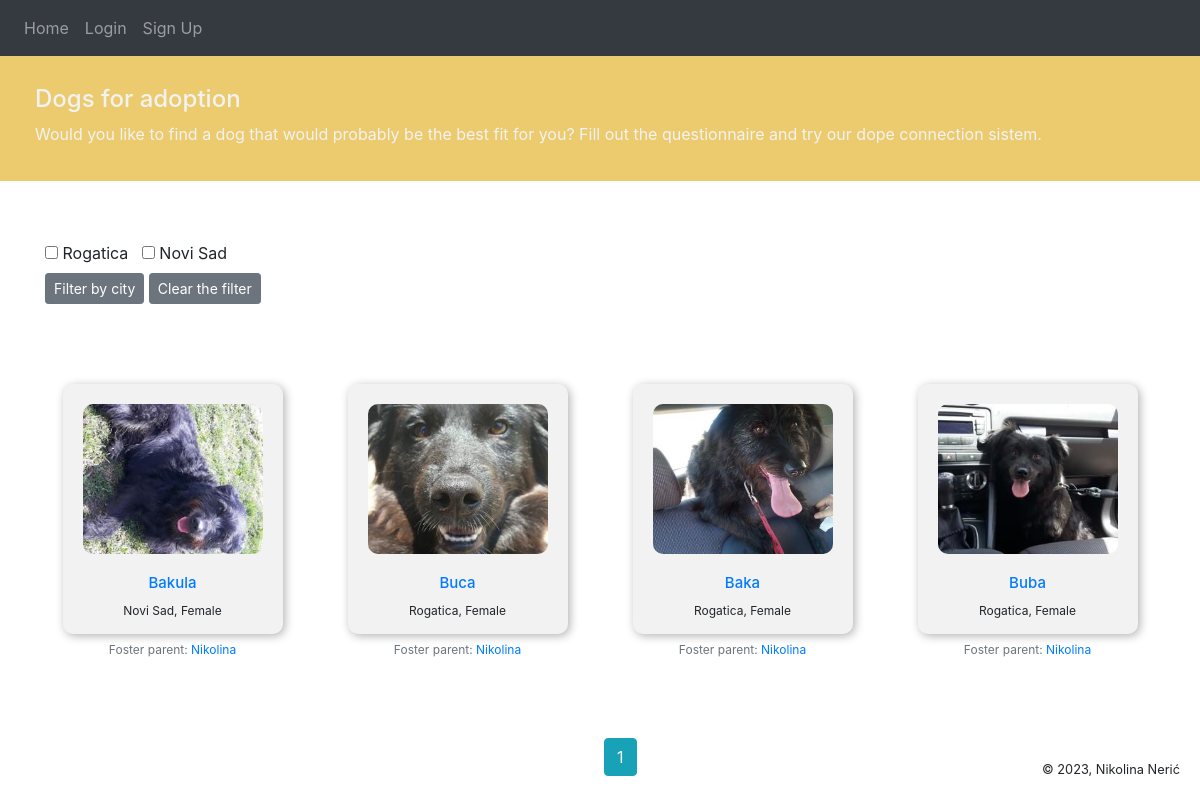
The page /home on the database its author committed.
### website/models.py (models this page shows, shortened)
class Post(db.Model):
    id = db.Column(db.Integer, primary_key = True)
    title = db.Column(db.String(150))
    gender = db.Column(db.String(150))
    city = db.Column(db.String(150))
    data = db.Column(db.String(10000))
    image_file = db.Column(db.String(150), nullable=False)
    date_posted = db.Column(db.DateTime(timezone = True), default = func.now())
    user_id = db.Column(db.Integer, db.ForeignKey('user.id'))
    dog_info = db.relationship('DogInfo', backref = 'user', uselist = False)

class User(db.Model, UserMixin):
    id = db.Column(db.Integer, primary_key = True)
    email = db.Column(db.String(150), unique = True)
    password = db.Column(db.String(150))
    first_name = db.Column(db.String(150))
    image_file = db.Column(db.String(150), nullable=False, default='default.jpg')
    posts = db.relationship('Post', backref ='author', lazy = True)
    user_info = db.relationship('UserInfo', backref = 'info', uselist = False)

### website/views.py (the view)
def home(page = 1):
    page = request.args.get('page', 1, type=int)
    posts = Post.query.order_by(Post.date_posted.desc()).paginate(page=page, per_page=10)
    cities = set()
    for post in session.query(Post.city).distinct():
        cities.add(post.city)
    print(cities)
    chosen_cities=[]
    if request.method=="POST":
        chosen_cities = request.form.getlist('city')
        posts = Post.query.filter(case(('all' not in chosen_cities, Post.city.in_(chosen_cities)), else_= True)).order_by(Post.date_posted.desc()).paginate(page=page, per_page=10)
    return render_template("home.html", user = current_user, posts = posts, cities = cities, chosen_cities = chosen_cities)

### website/templates/home.html (shortened to what this page needs)
{% extends "base.html" %} {% block title %}Dogs{% endblock %} {% block content
    %}
    <div class ="colored-strip" >
      <h4 text-align = "center">Dogs for adoption</h4>
      <h7 text-align = "center">Would you like to find a dog that would probably be the best fit for you?
      <a class="link" href="{{ url_for('user_info')}}">Fill out the questionnaire and try our dope connection sistem.</a></h7>
    </div>
    <div style="margin-top: 185px;">
      <form action="" method="POST">
        {% for city in cities%}
            <input type="checkbox" id="remember-checkbox" name="city" value="{{ city }}" {% if city in chosen_cities %}checked{% endif %}>
            <label style="display: inline block;" for="city">{{city}}</label> &nbsp
        {% endfor %}
        <div class="col-lg-3" style="margin-left: -15px;">
          <button class="btn btn-secondary btn-sm" type="submit">Filter by city</button>
          <button onclick= "clearRememberedCheckboxes()"id="clear-checkboxes" class="btn btn-secondary btn-sm"name="city" value="all">Clear the filter</button>
        </div>
      </form>
    </div>
    <div class="row text-center">
      {% for post in posts %}
      <div class="col-lg-3">
        <div class="dog-card">
          <img src="{{ url_for('static', filename='profile_pics/' + post.image_file) }}" alt="dog" />
          <h2><a href="{{ url_for('post', post_id = post.id )}}">{{ post.title }} </a></h2>
          <p text-align="center"> {{ post.city }}, {{ post.gender }} </p>
          <small class="text-muted">Foster parent: <a href="{{ url_for('user', user_id = post.author.id )}}">{{ post.author.first_name }}</a></small>
        </div>
      </div>
      {% endfor %}
    </div>
      <div class="pagination">
        {% for page_num in posts.iter_pages(left_edge=1, right_edge=1, left_current=1, right_current=2) %}
          {% if page_num %}
            {% if posts.page == page_num %}
              <a class="btn btn-info mb-4" style="margin: 4px;" href="{{ url_for('home', page=page_num) }}">{{ page_num }}</a>
            {% else %}
              <a class="btn btn-outline-info mb-4" href="{{ url_for('home', page=page_num) }}">{{ page_num }}</a>
            {% endif %}
          {% else %}
            ...
          {% endif %}
        {% endfor %}
      </div>
      <br>
      <br>
      <br>
      <br>
    {% endblock %}

### website/templates/base.html (style rules this page uses)
html, body { margin: 0; height: 100%; }

### website/templates/home.html (style rules this page uses)
.dog-card { display: inline-block; width: 220px; margin-top: 80px; text-align: center; vertical-align: top; flex-direction: column; align-items: center; height: 250px; background-color: #f2f2f2; border-radius: 10px; padding: 20px; box-shadow: 2px 2px 10px rgba(0, 0, 0, 0.3); }
.dog-card img { width: 100%; height: 150px; object-fit: cover; border-radius: 10px; margin-bottom: 20px; }
.dog-card h2 { font-size: 15px; margin-bottom: 10px; }
.dog-card p { font-size: 12px; }
.dog-card small { font-size: 12px; }
.pagination { display: flex; justify-content: center; position:fixed; bottom: 0; left: 50% }
.colored-strip { position: absolute; left: 0; right: 0; top: 50px; width: 100%; background-color: #ebcb6e; padding: 35px; color:#f2f2f2; }
.link { color: #f2f2f2; display: inline-block; padding: 0px }

### rows shown on the page
Post: image_file (picture), title "Bakula", city "Novi Sad", gender "Female", author.first_name "Nikolina"
Post: image_file (picture), title "Buca", city "Rogatica", gender "Female", author.first_name "Nikolina"
Post: image_file (picture), title "Baka", city "Rogatica", gender "Female", author.first_name "Nikolina"
Post: image_file (picture), title "Buba", city "Rogatica", gender "Female", author.first_name "Nikolina"

### other values the page prints
{{ city }} "Rogatica" "Novi Sad"
{{ page_num }} "1"
